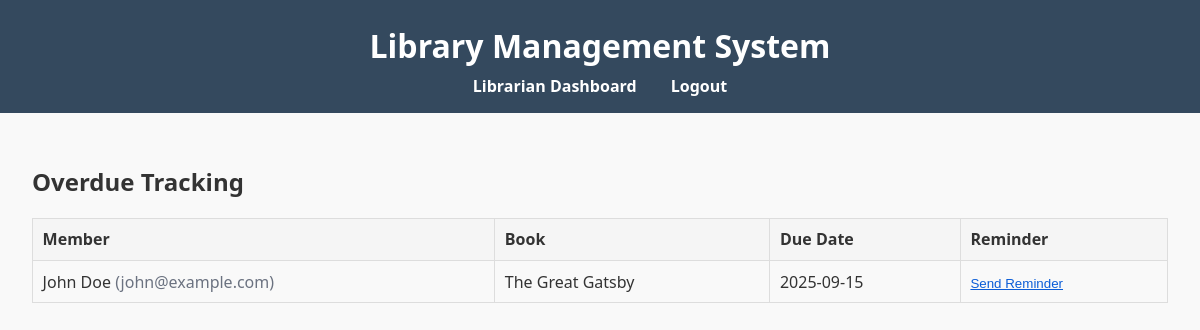
/php/overdue_tracking.php (signed in), run on the app's committed database.
### tables this page shows
CREATE TABLE IF NOT EXISTS loans (
    loan_id INT AUTO_INCREMENT PRIMARY KEY,
    user_id INT NOT NULL,
    book_id INT NOT NULL,
    borrow_date DATE,
    due_date DATE,
    return_date DATE,
    status ENUM('Active','Returned','Overdue') DEFAULT 'Active',
    FOREIGN KEY (user_id) REFERENCES users(user_id),
    FOREIGN KEY (book_id) REFERENCES books(book_id)
);

CREATE TABLE IF NOT EXISTS users (
    user_id INT AUTO_INCREMENT PRIMARY KEY,
    name VARCHAR(100) NOT NULL,
    email VARCHAR(100) UNIQUE NOT NULL,
    password VARCHAR(255) NOT NULL,
    role ENUM('Member','Librarian','Admin') DEFAULT 'Member'
);

CREATE TABLE IF NOT EXISTS books (
    book_id INT AUTO_INCREMENT PRIMARY KEY,
    title VARCHAR(150) NOT NULL,
    author VARCHAR(100),
    genre VARCHAR(50),
    language VARCHAR(50),
    isbn VARCHAR(20) UNIQUE,
    publication_year INT,
    summary TEXT,
    available BOOLEAN DEFAULT TRUE
);

### php/overdue_tracking.php (the view, shortened to what this page needs)
<?php
include "connect.php";
function h($s){ return htmlspecialchars((string)$s, ENT_QUOTES); }
$stmt = mysqli_prepare(
  $database,
  "SELECT l.loan_id,
          u.name  AS member_name,
          u.email AS member_email,
          b.title AS book_title,
          l.due_date
     FROM loans l
     JOIN users u ON u.user_id = l.user_id
     JOIN books b ON b.book_id = l.book_id
    WHERE l.status = 'Active'
      AND l.due_date < CURDATE()
    ORDER BY l.due_date ASC, l.loan_id ASC"
);
mysqli_stmt_execute($stmt);
$result = mysqli_stmt_get_result($stmt);
$rows = [];
if ($result) {
  while ($r = mysqli_fetch_assoc($result)) {
    $rows[] = $r;
  }
}
?>
<!DOCTYPE html>
<html lang="en">
<head>
  <link rel="stylesheet" href="styles.css">
</head>
<body>
<header>
  <h1>Library Management System</h1>
  <nav>
    <ul>
      <li><a href="librarian.php">Librarian Dashboard</a></li>
      <li><a class="logout-btn" href="logout.php">Logout</a></li>
    </ul>
  </nav>
</header>
<main>
  <h2>Overdue Tracking</h2>
  <?php if (empty($rows)): ?>
    <p class="muted">No overdue loans at the moment.</p>
  <?php else: ?>
    <table class="list" id="overdueTable">
      <thead>
        <tr>
          <th>Member</th>
          <th>Book</th>
          <th>Due Date</th>
          <th>Reminder</th>
        </tr>
      </thead>
      <tbody>
        <?php foreach ($rows as $o): ?>
          <tr>
            <td><?= h($o['member_name']) ?> <span class="muted">(<?= h($o['member_email']) ?>)</span></td>
            <td><?= h($o['book_title']) ?></td>
            <td><?= h($o['due_date']) ?></td>
            <td>
              <form method="post" action="overdue_tracking.php" style="display:inline;" onsubmit="return confirm('Send reminder?');">
                <button type="submit" class="btn-link">Send Reminder</button>
              </form>
            </td>
          </tr>
        <?php endforeach; ?>
      </tbody>
    </table>
  <?php endif; ?>
</main>
</body>
</html>

### php/styles.css (style rules this page uses)
body { font-family: 'Segoe UI', Tahoma, Geneva, Verdana, sans-serif; margin: 0; padding: 0; background: #f9f9f9; color: #333; }
header { background: #34495e; color: white; padding: 1rem; text-align: center; }
header h1 { margin: 0.5rem 0; }
nav ul { list-style: none; padding: 0; margin: 0; }
nav ul li { display: inline; margin: 0 15px; }
nav ul li a { color: white; text-decoration: none; font-weight: bold; }
main { padding: 2rem; }
button { background: #3498db; border: none; color: white; cursor: pointer; transition: background 0.3s; border-radius: 5px; }
.muted { color: #777; }
.muted { color:#6b7280; }
table.list { width:100%; border-collapse:collapse; margin-top:1rem; }
table.list th, table.list td { border:1px solid #ddd; padding:.6rem; vertical-align: top; }
table.list th { background:#f5f5f5; text-align:left; }
.btn-link { background:none; border:none; color:#0b5dd7; cursor:pointer; text-decoration:underline; padding:0; }

### data on the page
loans: user.name "John Doe", user.email "john@example.com", book.title "The Great Gatsby", due_date "2025-09-15"
